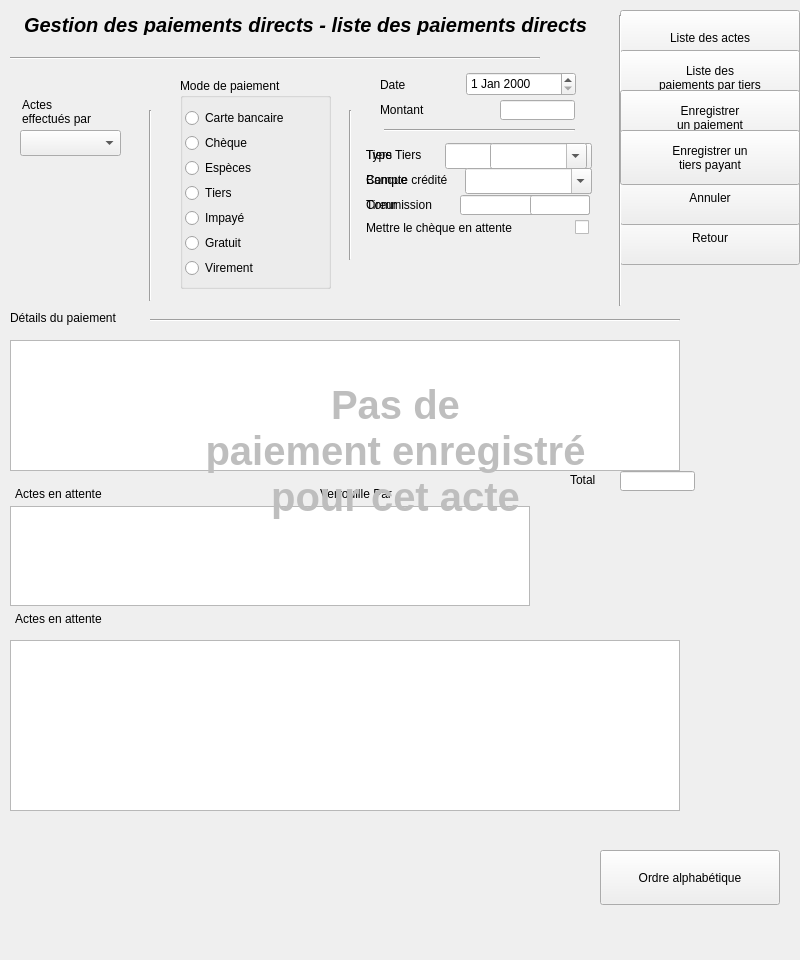
<?xml version="1.0" encoding="UTF-8"?>
<ui version="4.0">
 <class>dlg_paiement</class>
 <widget class="QDialog" name="dlg_paiement">
  <property name="geometry">
   <rect>
    <x>0</x>
    <y>0</y>
    <width>800</width>
    <height>960</height>
   </rect>
  </property>
  <property name="sizePolicy">
   <sizepolicy hsizetype="Minimum" vsizetype="Fixed">
    <horstretch>0</horstretch>
    <verstretch>0</verstretch>
   </sizepolicy>
  </property>
  <property name="minimumSize">
   <size>
    <width>800</width>
    <height>960</height>
   </size>
  </property>
  <property name="maximumSize">
   <size>
    <width>800</width>
    <height>960</height>
   </size>
  </property>
  <property name="windowTitle">
   <string>Dialog</string>
  </property>
  <widget class="QFrame" name="TypePaiementframe">
   <property name="geometry">
    <rect>
     <x>170</x>
     <y>70</y>
     <width>430</width>
     <height>230</height>
    </rect>
   </property>
   <property name="minimumSize">
    <size>
     <width>0</width>
     <height>135</height>
    </size>
   </property>
   <property name="maximumSize">
    <size>
     <width>520</width>
     <height>250</height>
    </size>
   </property>
   <property name="frameShape">
    <enum>QFrame::NoFrame</enum>
   </property>
   <property name="frameShadow">
    <enum>QFrame::Raised</enum>
   </property>
   <widget class="QComboBox" name="TierscomboBox">
    <property name="geometry">
     <rect>
      <x>275</x>
      <y>73</y>
      <width>147</width>
      <height>26</height>
     </rect>
    </property>
    <property name="editable">
     <bool>true</bool>
    </property>
   </widget>
   <widget class="QLineEdit" name="MontantlineEdit">
    <property name="geometry">
     <rect>
      <x>330</x>
      <y>30</y>
      <width>75</width>
      <height>20</height>
     </rect>
    </property>
   </widget>
   <widget class="QLineEdit" name="TireurChequelineEdit">
    <property name="geometry">
     <rect>
      <x>290</x>
      <y>125</y>
      <width>130</width>
      <height>20</height>
     </rect>
    </property>
   </widget>
   <widget class="QComboBox" name="BanqueChequecomboBox">
    <property name="geometry">
     <rect>
      <x>325</x>
      <y>98</y>
      <width>97</width>
      <height>26</height>
     </rect>
    </property>
    <property name="editable">
     <bool>true</bool>
    </property>
    <property name="insertPolicy">
     <enum>QComboBox::NoInsert</enum>
    </property>
   </widget>
   <widget class="QLabel" name="TiersPayeurlabel">
    <property name="geometry">
     <rect>
      <x>196</x>
      <y>75</y>
      <width>60</width>
      <height>20</height>
     </rect>
    </property>
    <property name="text">
     <string>Tiers</string>
    </property>
   </widget>
   <widget class="QLabel" name="Banquelabel">
    <property name="geometry">
     <rect>
      <x>196</x>
      <y>100</y>
      <width>60</width>
      <height>20</height>
     </rect>
    </property>
    <property name="text">
     <string>Banque</string>
    </property>
   </widget>
   <widget class="QLabel" name="Tireurlabel">
    <property name="geometry">
     <rect>
      <x>196</x>
      <y>125</y>
      <width>60</width>
      <height>20</height>
     </rect>
    </property>
    <property name="text">
     <string>Tireur</string>
    </property>
   </widget>
   <widget class="QLabel" name="Montantlabel">
    <property name="geometry">
     <rect>
      <x>210</x>
      <y>30</y>
      <width>60</width>
      <height>20</height>
     </rect>
    </property>
    <property name="text">
     <string>Montant</string>
    </property>
   </widget>
   <widget class="QGroupBox" name="PaiementgroupBox">
    <property name="geometry">
     <rect>
      <x>10</x>
      <y>8</y>
      <width>151</width>
      <height>211</height>
     </rect>
    </property>
    <property name="font">
     <font>
      <kerning>false</kerning>
     </font>
    </property>
    <property name="focusPolicy">
     <enum>Qt::NoFocus</enum>
    </property>
    <property name="title">
     <string>Mode de paiement</string>
    </property>
    <property name="flat">
     <bool>false</bool>
    </property>
    <property name="checkable">
     <bool>false</bool>
    </property>
    <widget class="QRadioButton" name="ChequeradioButton">
     <property name="geometry">
      <rect>
       <x>5</x>
       <y>55</y>
       <width>130</width>
       <height>20</height>
      </rect>
     </property>
     <property name="focusPolicy">
      <enum>Qt::StrongFocus</enum>
     </property>
     <property name="text">
      <string>Chèque</string>
     </property>
    </widget>
    <widget class="QRadioButton" name="CarteCreditradioButton">
     <property name="geometry">
      <rect>
       <x>5</x>
       <y>30</y>
       <width>130</width>
       <height>20</height>
      </rect>
     </property>
     <property name="focusPolicy">
      <enum>Qt::StrongFocus</enum>
     </property>
     <property name="text">
      <string>Carte bancaire</string>
     </property>
    </widget>
    <widget class="QRadioButton" name="EspecesradioButton">
     <property name="geometry">
      <rect>
       <x>5</x>
       <y>80</y>
       <width>130</width>
       <height>20</height>
      </rect>
     </property>
     <property name="focusPolicy">
      <enum>Qt::StrongFocus</enum>
     </property>
     <property name="text">
      <string>Espèces</string>
     </property>
    </widget>
    <widget class="QRadioButton" name="TiersradioButton">
     <property name="geometry">
      <rect>
       <x>5</x>
       <y>105</y>
       <width>130</width>
       <height>20</height>
      </rect>
     </property>
     <property name="text">
      <string>Tiers</string>
     </property>
    </widget>
    <widget class="QRadioButton" name="ImpayeradioButton">
     <property name="geometry">
      <rect>
       <x>5</x>
       <y>130</y>
       <width>130</width>
       <height>20</height>
      </rect>
     </property>
     <property name="text">
      <string>Impayé</string>
     </property>
    </widget>
    <widget class="QRadioButton" name="GratuitradioButton">
     <property name="geometry">
      <rect>
       <x>5</x>
       <y>155</y>
       <width>130</width>
       <height>20</height>
      </rect>
     </property>
     <property name="text">
      <string>Gratuit</string>
     </property>
    </widget>
    <widget class="QRadioButton" name="VirementradioButton">
     <property name="geometry">
      <rect>
       <x>5</x>
       <y>180</y>
       <width>130</width>
       <height>20</height>
      </rect>
     </property>
     <property name="focusPolicy">
      <enum>Qt::StrongFocus</enum>
     </property>
     <property name="text">
      <string>Virement</string>
     </property>
    </widget>
   </widget>
   <widget class="QCheckBox" name="EnAttentecheckBox">
    <property name="geometry">
     <rect>
      <x>405</x>
      <y>150</y>
      <width>18</width>
      <height>15</height>
     </rect>
    </property>
    <property name="focusPolicy">
     <enum>Qt::NoFocus</enum>
    </property>
    <property name="text">
     <string/>
    </property>
   </widget>
   <widget class="QLabel" name="EnAttentelabel">
    <property name="geometry">
     <rect>
      <x>196</x>
      <y>150</y>
      <width>181</width>
      <height>16</height>
     </rect>
    </property>
    <property name="text">
     <string>Mettre le chèque en attente</string>
    </property>
   </widget>
   <widget class="Line" name="line">
    <property name="geometry">
     <rect>
      <x>170</x>
      <y>40</y>
      <width>20</width>
      <height>150</height>
     </rect>
    </property>
    <property name="orientation">
     <enum>Qt::Vertical</enum>
    </property>
   </widget>
   <widget class="QDateEdit" name="dateEdit">
    <property name="geometry">
     <rect>
      <x>296</x>
      <y>2</y>
      <width>110</width>
      <height>24</height>
     </rect>
    </property>
    <property name="buttonSymbols">
     <enum>QAbstractSpinBox::UpDownArrows</enum>
    </property>
    <property name="maximumDate">
     <date>
      <year>2050</year>
      <month>12</month>
      <day>31</day>
     </date>
    </property>
    <property name="minimumDate">
     <date>
      <year>1990</year>
      <month>1</month>
      <day>1</day>
     </date>
    </property>
   </widget>
   <widget class="QLabel" name="CompteCreditelabel">
    <property name="geometry">
     <rect>
      <x>196</x>
      <y>100</y>
      <width>101</width>
      <height>20</height>
     </rect>
    </property>
    <property name="text">
     <string>Compte crédité</string>
    </property>
   </widget>
   <widget class="Line" name="line_3">
    <property name="geometry">
     <rect>
      <x>214</x>
      <y>50</y>
      <width>191</width>
      <height>20</height>
     </rect>
    </property>
    <property name="orientation">
     <enum>Qt::Horizontal</enum>
    </property>
   </widget>
   <widget class="QLineEdit" name="CommissionlineEdit">
    <property name="geometry">
     <rect>
      <x>360</x>
      <y>125</y>
      <width>60</width>
      <height>20</height>
     </rect>
    </property>
   </widget>
   <widget class="QLabel" name="Commissionlabel">
    <property name="geometry">
     <rect>
      <x>196</x>
      <y>125</y>
      <width>90</width>
      <height>20</height>
     </rect>
    </property>
    <property name="text">
     <string>Commission</string>
    </property>
   </widget>
   <widget class="QLabel" name="TypeTierslabel">
    <property name="geometry">
     <rect>
      <x>196</x>
      <y>75</y>
      <width>71</width>
      <height>20</height>
     </rect>
    </property>
    <property name="text">
     <string>Type Tiers</string>
    </property>
   </widget>
   <widget class="QComboBox" name="TypeTierscomboBox">
    <property name="geometry">
     <rect>
      <x>320</x>
      <y>73</y>
      <width>97</width>
      <height>26</height>
     </rect>
    </property>
    <property name="editable">
     <bool>true</bool>
    </property>
   </widget>
   <widget class="QLabel" name="Datelabel">
    <property name="geometry">
     <rect>
      <x>210</x>
      <y>5</y>
      <width>60</width>
      <height>20</height>
     </rect>
    </property>
    <property name="text">
     <string>Date</string>
    </property>
   </widget>
   <widget class="QComboBox" name="ComptesupComboBox">
    <property name="geometry">
     <rect>
      <x>295</x>
      <y>98</y>
      <width>127</width>
      <height>26</height>
     </rect>
    </property>
    <property name="editable">
     <bool>true</bool>
    </property>
   </widget>
  </widget>
  <widget class="QFrame" name="Detailsframe">
   <property name="geometry">
    <rect>
     <x>10</x>
     <y>310</y>
     <width>780</width>
     <height>601</height>
    </rect>
   </property>
   <property name="minimumSize">
    <size>
     <width>720</width>
     <height>510</height>
    </size>
   </property>
   <property name="maximumSize">
    <size>
     <width>800</width>
     <height>700</height>
    </size>
   </property>
   <property name="frameShape">
    <enum>QFrame::NoFrame</enum>
   </property>
   <property name="frameShadow">
    <enum>QFrame::Raised</enum>
   </property>
   <widget class="UpTableWidget" name="DetailupTableWidget">
    <property name="geometry">
     <rect>
      <x>0</x>
      <y>30</y>
      <width>670</width>
      <height>131</height>
     </rect>
    </property>
    <property name="minimumSize">
     <size>
      <width>520</width>
      <height>0</height>
     </size>
    </property>
    <property name="maximumSize">
     <size>
      <width>16777215</width>
      <height>720</height>
     </size>
    </property>
    <property name="focusPolicy">
     <enum>Qt::ClickFocus</enum>
    </property>
    <property name="horizontalScrollBarPolicy">
     <enum>Qt::ScrollBarAlwaysOff</enum>
    </property>
    <property name="editTriggers">
     <set>QAbstractItemView::NoEditTriggers</set>
    </property>
    <property name="selectionMode">
     <enum>QAbstractItemView::SingleSelection</enum>
    </property>
    <property name="selectionBehavior">
     <enum>QAbstractItemView::SelectRows</enum>
    </property>
    <attribute name="verticalHeaderVisible">
     <bool>false</bool>
    </attribute>
    <attribute name="verticalHeaderHighlightSections">
     <bool>false</bool>
    </attribute>
   </widget>
   <widget class="QLineEdit" name="TotallineEdit">
    <property name="geometry">
     <rect>
      <x>610</x>
      <y>161</y>
      <width>75</width>
      <height>20</height>
     </rect>
    </property>
    <property name="focusPolicy">
     <enum>Qt::NoFocus</enum>
    </property>
    <property name="alignment">
     <set>Qt::AlignRight|Qt::AlignTrailing|Qt::AlignVCenter</set>
    </property>
   </widget>
   <widget class="UpTableWidget" name="ListeupTableWidget">
    <property name="geometry">
     <rect>
      <x>0</x>
      <y>330</y>
      <width>670</width>
      <height>171</height>
     </rect>
    </property>
    <property name="minimumSize">
     <size>
      <width>520</width>
      <height>0</height>
     </size>
    </property>
    <property name="maximumSize">
     <size>
      <width>16777215</width>
      <height>16777215</height>
     </size>
    </property>
    <property name="mouseTracking">
     <bool>true</bool>
    </property>
    <property name="focusPolicy">
     <enum>Qt::StrongFocus</enum>
    </property>
    <property name="contextMenuPolicy">
     <enum>Qt::CustomContextMenu</enum>
    </property>
    <property name="horizontalScrollBarPolicy">
     <enum>Qt::ScrollBarAlwaysOff</enum>
    </property>
    <property name="autoScroll">
     <bool>true</bool>
    </property>
    <property name="editTriggers">
     <set>QAbstractItemView::NoEditTriggers</set>
    </property>
    <property name="tabKeyNavigation">
     <bool>false</bool>
    </property>
    <property name="showDropIndicator" stdset="0">
     <bool>false</bool>
    </property>
    <property name="dragDropOverwriteMode">
     <bool>false</bool>
    </property>
    <property name="selectionMode">
     <enum>QAbstractItemView::SingleSelection</enum>
    </property>
    <property name="selectionBehavior">
     <enum>QAbstractItemView::SelectRows</enum>
    </property>
    <property name="wordWrap">
     <bool>true</bool>
    </property>
    <property name="cornerButtonEnabled">
     <bool>true</bool>
    </property>
    <attribute name="verticalHeaderVisible">
     <bool>false</bool>
    </attribute>
    <attribute name="verticalHeaderDefaultSectionSize">
     <number>0</number>
    </attribute>
    <attribute name="verticalHeaderHighlightSections">
     <bool>false</bool>
    </attribute>
    <attribute name="verticalHeaderMinimumSectionSize">
     <number>0</number>
    </attribute>
   </widget>
   <widget class="QLabel" name="ActesEnAttentelabel">
    <property name="geometry">
     <rect>
      <x>5</x>
      <y>176</y>
      <width>501</width>
      <height>16</height>
     </rect>
    </property>
    <property name="focusPolicy">
     <enum>Qt::NoFocus</enum>
    </property>
    <property name="text">
     <string>Actes en attente</string>
    </property>
   </widget>
   <widget class="QLabel" name="Totallabel">
    <property name="geometry">
     <rect>
      <x>560</x>
      <y>162</y>
      <width>60</width>
      <height>16</height>
     </rect>
    </property>
    <property name="text">
     <string>Total</string>
    </property>
   </widget>
   <widget class="UpTableWidget" name="SalleDAttenteupTableWidget">
    <property name="geometry">
     <rect>
      <x>0</x>
      <y>196</y>
      <width>520</width>
      <height>100</height>
     </rect>
    </property>
    <property name="minimumSize">
     <size>
      <width>520</width>
      <height>0</height>
     </size>
    </property>
    <property name="maximumSize">
     <size>
      <width>720</width>
      <height>16777215</height>
     </size>
    </property>
    <property name="focusPolicy">
     <enum>Qt::ClickFocus</enum>
    </property>
    <property name="horizontalScrollBarPolicy">
     <enum>Qt::ScrollBarAlwaysOff</enum>
    </property>
    <property name="editTriggers">
     <set>QAbstractItemView::NoEditTriggers</set>
    </property>
    <property name="selectionMode">
     <enum>QAbstractItemView::SingleSelection</enum>
    </property>
    <property name="selectionBehavior">
     <enum>QAbstractItemView::SelectRows</enum>
    </property>
    <attribute name="verticalHeaderVisible">
     <bool>false</bool>
    </attribute>
    <attribute name="verticalHeaderHighlightSections">
     <bool>false</bool>
    </attribute>
   </widget>
   <widget class="UpPushButton" name="OrdreupPushButton">
    <property name="geometry">
     <rect>
      <x>590</x>
      <y>540</y>
      <width>180</width>
      <height>55</height>
     </rect>
    </property>
    <property name="focusPolicy">
     <enum>Qt::NoFocus</enum>
    </property>
    <property name="text">
     <string>Ordre alphabétique</string>
    </property>
    <property name="icon">
     <iconset resource="Images/images.qrc">
      <normaloff>:/tri.png</normaloff>:/tri.png</iconset>
    </property>
    <property name="iconSize">
     <size>
      <width>20</width>
      <height>20</height>
     </size>
    </property>
    <property name="autoDefault">
     <bool>false</bool>
    </property>
   </widget>
   <widget class="QLabel" name="ActesEnAttentelabel_2">
    <property name="geometry">
     <rect>
      <x>5</x>
      <y>301</y>
      <width>500</width>
      <height>16</height>
     </rect>
    </property>
    <property name="focusPolicy">
     <enum>Qt::NoFocus</enum>
    </property>
    <property name="text">
     <string>Actes en attente</string>
    </property>
   </widget>
   <widget class="QLabel" name="VerrouilleParlabel">
    <property name="geometry">
     <rect>
      <x>310</x>
      <y>176</y>
      <width>250</width>
      <height>16</height>
     </rect>
    </property>
    <property name="text">
     <string>Verrouille Par</string>
    </property>
   </widget>
   <widget class="QLabel" name="ActesEnAttentelabel_3">
    <property name="geometry">
     <rect>
      <x>0</x>
      <y>0</y>
      <width>131</width>
      <height>16</height>
     </rect>
    </property>
    <property name="focusPolicy">
     <enum>Qt::NoFocus</enum>
    </property>
    <property name="text">
     <string>Détails du paiement</string>
    </property>
   </widget>
   <widget class="Line" name="line2">
    <property name="geometry">
     <rect>
      <x>140</x>
      <y>0</y>
      <width>530</width>
      <height>20</height>
     </rect>
    </property>
    <property name="maximumSize">
     <size>
      <width>16777215</width>
      <height>16777215</height>
     </size>
    </property>
    <property name="orientation">
     <enum>Qt::Horizontal</enum>
    </property>
   </widget>
  </widget>
  <widget class="Line" name="line0">
   <property name="geometry">
    <rect>
     <x>10</x>
     <y>50</y>
     <width>530</width>
     <height>16</height>
    </rect>
   </property>
   <property name="maximumSize">
    <size>
     <width>1677215</width>
     <height>16777215</height>
    </size>
   </property>
   <property name="orientation">
    <enum>Qt::Horizontal</enum>
   </property>
  </widget>
  <widget class="QFrame" name="Buttonsframe">
   <property name="geometry">
    <rect>
     <x>610</x>
     <y>10</y>
     <width>191</width>
     <height>301</height>
    </rect>
   </property>
   <property name="frameShape">
    <enum>QFrame::NoFrame</enum>
   </property>
   <property name="frameShadow">
    <enum>QFrame::Raised</enum>
   </property>
   <widget class="UpPushButton" name="OKupPushButton">
    <property name="geometry">
     <rect>
      <x>10</x>
      <y>200</y>
      <width>180</width>
      <height>55</height>
     </rect>
    </property>
    <property name="sizePolicy">
     <sizepolicy hsizetype="Minimum" vsizetype="Fixed">
      <horstretch>100</horstretch>
      <verstretch>0</verstretch>
     </sizepolicy>
    </property>
    <property name="focusPolicy">
     <enum>Qt::NoFocus</enum>
    </property>
    <property name="text">
     <string>Retour</string>
    </property>
    <property name="icon">
     <iconset resource="Images/images.qrc">
      <normaloff>:/start.png</normaloff>:/start.png</iconset>
    </property>
    <property name="iconSize">
     <size>
      <width>30</width>
      <height>30</height>
     </size>
    </property>
    <property name="shortcut">
     <string>Meta+Return</string>
    </property>
    <property name="autoDefault">
     <bool>false</bool>
    </property>
    <property name="default">
     <bool>false</bool>
    </property>
    <property name="flat">
     <bool>false</bool>
    </property>
   </widget>
   <widget class="UpPushButton" name="ListActesupPushButton">
    <property name="geometry">
     <rect>
      <x>10</x>
      <y>0</y>
      <width>180</width>
      <height>55</height>
     </rect>
    </property>
    <property name="focusPolicy">
     <enum>Qt::NoFocus</enum>
    </property>
    <property name="text">
     <string>Liste des actes</string>
    </property>
    <property name="icon">
     <iconset resource="Images/images.qrc">
      <normaloff>:/egyptian-eye.png</normaloff>:/egyptian-eye.png</iconset>
    </property>
    <property name="iconSize">
     <size>
      <width>45</width>
      <height>45</height>
     </size>
    </property>
    <property name="autoDefault">
     <bool>false</bool>
    </property>
   </widget>
   <widget class="UpPushButton" name="AnnulupPushButton">
    <property name="geometry">
     <rect>
      <x>10</x>
      <y>160</y>
      <width>180</width>
      <height>55</height>
     </rect>
    </property>
    <property name="focusPolicy">
     <enum>Qt::NoFocus</enum>
    </property>
    <property name="text">
     <string>Annuler</string>
    </property>
    <property name="icon">
     <iconset resource="Images/images.qrc">
      <normaloff>:/Supprime.png</normaloff>:/Supprime.png</iconset>
    </property>
    <property name="iconSize">
     <size>
      <width>30</width>
      <height>30</height>
     </size>
    </property>
    <property name="autoDefault">
     <bool>false</bool>
    </property>
   </widget>
   <widget class="UpPushButton" name="ListPaiementsTiersupPushButton">
    <property name="geometry">
     <rect>
      <x>10</x>
      <y>40</y>
      <width>180</width>
      <height>55</height>
     </rect>
    </property>
    <property name="focusPolicy">
     <enum>Qt::NoFocus</enum>
    </property>
    <property name="text">
     <string>Liste des
paiements par tiers</string>
    </property>
    <property name="icon">
     <iconset resource="Images/images.qrc">
      <normaloff>:/RARFile.ico</normaloff>:/RARFile.ico</iconset>
    </property>
    <property name="iconSize">
     <size>
      <width>32</width>
      <height>32</height>
     </size>
    </property>
    <property name="autoDefault">
     <bool>false</bool>
    </property>
   </widget>
   <widget class="Line" name="line_2">
    <property name="geometry">
     <rect>
      <x>0</x>
      <y>5</y>
      <width>20</width>
      <height>291</height>
     </rect>
    </property>
    <property name="orientation">
     <enum>Qt::Vertical</enum>
    </property>
   </widget>
   <widget class="UpPushButton" name="NouvPaiementupPushButton">
    <property name="geometry">
     <rect>
      <x>10</x>
      <y>80</y>
      <width>180</width>
      <height>55</height>
     </rect>
    </property>
    <property name="focusPolicy">
     <enum>Qt::NoFocus</enum>
    </property>
    <property name="text">
     <string>Enregistrer
un paiement</string>
    </property>
    <property name="icon">
     <iconset resource="Images/images.qrc">
      <normaloff>:/credit_cards_256.png</normaloff>:/credit_cards_256.png</iconset>
    </property>
    <property name="iconSize">
     <size>
      <width>25</width>
      <height>25</height>
     </size>
    </property>
    <property name="autoDefault">
     <bool>false</bool>
    </property>
   </widget>
   <widget class="UpPushButton" name="NouvTiersupPushButton">
    <property name="geometry">
     <rect>
      <x>10</x>
      <y>120</y>
      <width>180</width>
      <height>55</height>
     </rect>
    </property>
    <property name="focusPolicy">
     <enum>Qt::NoFocus</enum>
    </property>
    <property name="text">
     <string notr="true">Enregistrer un
tiers payant</string>
    </property>
    <property name="icon">
     <iconset resource="Images/images.qrc">
      <normaloff>:/accueil.png</normaloff>:/accueil.png</iconset>
    </property>
    <property name="iconSize">
     <size>
      <width>30</width>
      <height>30</height>
     </size>
    </property>
    <property name="autoDefault">
     <bool>false</bool>
    </property>
    <property name="flat">
     <bool>false</bool>
    </property>
   </widget>
  </widget>
  <widget class="QComboBox" name="UserscomboBox">
   <property name="geometry">
    <rect>
     <x>20</x>
     <y>130</y>
     <width>101</width>
     <height>26</height>
    </rect>
   </property>
   <property name="focusPolicy">
    <enum>Qt::NoFocus</enum>
   </property>
   <property name="currentText">
    <string/>
   </property>
  </widget>
  <widget class="QLabel" name="RecImageLabel">
   <property name="geometry">
    <rect>
     <x>25</x>
     <y>170</y>
     <width>80</width>
     <height>80</height>
    </rect>
   </property>
   <property name="maximumSize">
    <size>
     <width>16777215</width>
     <height>16777215</height>
    </size>
   </property>
   <property name="text">
    <string/>
   </property>
   <property name="textFormat">
    <enum>Qt::AutoText</enum>
   </property>
   <property name="scaledContents">
    <bool>false</bool>
   </property>
   <property name="alignment">
    <set>Qt::AlignCenter</set>
   </property>
   <property name="wordWrap">
    <bool>false</bool>
   </property>
  </widget>
  <widget class="QLabel" name="Comptelabel">
   <property name="geometry">
    <rect>
     <x>22</x>
     <y>85</y>
     <width>101</width>
     <height>41</height>
    </rect>
   </property>
   <property name="text">
    <string>Actes
effectués par</string>
   </property>
   <property name="alignment">
    <set>Qt::AlignBottom|Qt::AlignLeading|Qt::AlignLeft</set>
   </property>
  </widget>
  <widget class="QLabel" name="Utilisateurlabel">
   <property name="geometry">
    <rect>
     <x>10</x>
     <y>15</y>
     <width>591</width>
     <height>20</height>
    </rect>
   </property>
   <property name="font">
    <font>
     <pointsize>15</pointsize>
     <weight>75</weight>
     <italic>true</italic>
     <bold>true</bold>
    </font>
   </property>
   <property name="text">
    <string>Gestion des paiements directs - liste des paiements directs</string>
   </property>
   <property name="textFormat">
    <enum>Qt::AutoText</enum>
   </property>
   <property name="alignment">
    <set>Qt::AlignCenter</set>
   </property>
   <property name="wordWrap">
    <bool>false</bool>
   </property>
   <property name="indent">
    <number>0</number>
   </property>
   <property name="textInteractionFlags">
    <set>Qt::NoTextInteraction</set>
   </property>
  </widget>
  <widget class="Line" name="line_4">
   <property name="geometry">
    <rect>
     <x>140</x>
     <y>110</y>
     <width>20</width>
     <height>191</height>
    </rect>
   </property>
   <property name="orientation">
    <enum>Qt::Vertical</enum>
   </property>
  </widget>
  <widget class="QLabel" name="PasdePaiementlabel">
   <property name="enabled">
    <bool>false</bool>
   </property>
   <property name="geometry">
    <rect>
     <x>130</x>
     <y>310</y>
     <width>531</width>
     <height>281</height>
    </rect>
   </property>
   <property name="font">
    <font>
     <family>Arial</family>
     <pointsize>30</pointsize>
     <weight>75</weight>
     <bold>true</bold>
    </font>
   </property>
   <property name="text">
    <string>Pas de
paiement enregistré
pour cet acte</string>
   </property>
   <property name="scaledContents">
    <bool>false</bool>
   </property>
   <property name="alignment">
    <set>Qt::AlignCenter</set>
   </property>
  </widget>
 </widget>
 <customwidgets>
  <customwidget>
   <class>UpPushButton</class>
   <extends>QPushButton</extends>
   <header>uppushbutton.h</header>
  </customwidget>
  <customwidget>
   <class>UpTableWidget</class>
   <extends>QTableWidget</extends>
   <header>uptablewidget.h</header>
  </customwidget>
 </customwidgets>
 <tabstops>
  <tabstop>UserscomboBox</tabstop>
  <tabstop>CarteCreditradioButton</tabstop>
  <tabstop>VirementradioButton</tabstop>
  <tabstop>ChequeradioButton</tabstop>
  <tabstop>EspecesradioButton</tabstop>
  <tabstop>TiersradioButton</tabstop>
  <tabstop>ImpayeradioButton</tabstop>
  <tabstop>GratuitradioButton</tabstop>
  <tabstop>dateEdit</tabstop>
  <tabstop>MontantlineEdit</tabstop>
  <tabstop>TierscomboBox</tabstop>
  <tabstop>TypeTierscomboBox</tabstop>
  <tabstop>CommissionlineEdit</tabstop>
  <tabstop>BanqueChequecomboBox</tabstop>
  <tabstop>TireurChequelineEdit</tabstop>
  <tabstop>ListeupTableWidget</tabstop>
 </tabstops>
 <resources>
  <include location="Images/images.qrc"/>
 </resources>
 <connections/>
</ui>
